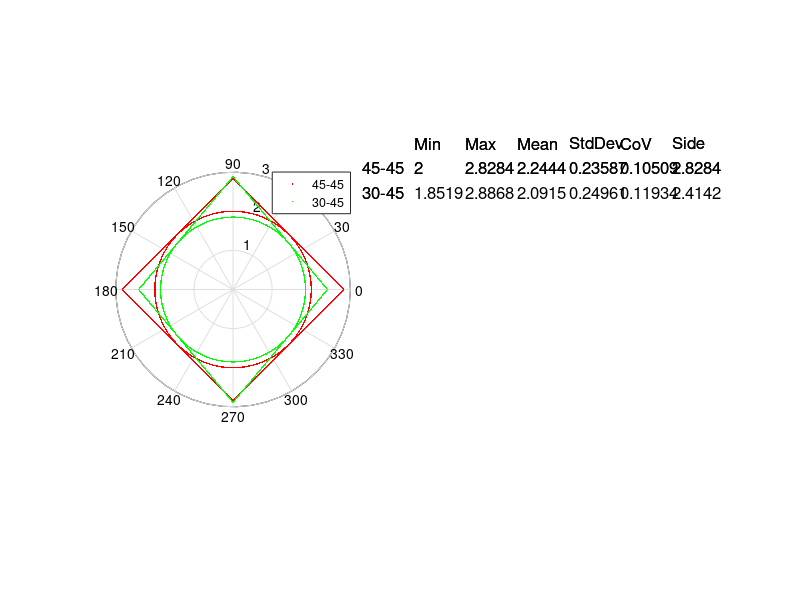

This chart was generated by the following MATLAB code:
clear
clc
close all

%% Notes
% 90deg on the plot is "forward"
% wheelConfig should be entered in degrees
%   Angles measured from the axis running left-to-right


%% User Configurable Parameters

wheelConfig = [ % Front/Rear Wheel Angles
  [45 45];
  [30 45];
]

sampleCount = 1e5;


%% Calculation Steps

function output = fourWheelRefConvert(frontAngle,rearAngle)
  # convert the front/rear wheel angle from horizontal to [0,360) with 0deg=fwd
  output = [90-frontAngle 90+rearAngle 270-rearAngle 270+frontAngle];
end

wheelAngleDeg = {};
legendLabel = [];
stats = [];

for i=1:size(wheelConfig,1)
  wheelAngleDeg = [
    wheelAngleDeg;
    {fourWheelRefConvert(wheelConfig(i,1),wheelConfig(i,2))}
  ];
  legendLabel = [legendLabel;{[num2str(wheelConfig(i,1)) '-' num2str(wheelConfig(i,2))]}];
end
wheelAngleDeg

# Convert wheel angles to radians
wheelAngleRad = cellfun(@(deg) deg2rad(deg),wheelAngleDeg,'un',0);

plotStyle = {'.r' '.g' '.b' '.r' '.g' '.b'};
plotTableLabels = {'Min','Max','Mean','StdDev','CoV','Side'};

# Robot-level Vectors
theta = deg2rad(linspace(0,360,sampleCount)); # robot heading
robotVelocity = [cos(theta);sin(theta);zeros(1,sampleCount)];

# Iterate over each wheel config
for i=1:length(wheelAngleDeg)
  phi = wheelAngleRad{i}; # load wheel config
  psi = [
    theta - phi(1) - pi/2;
    theta - phi(2) - pi/2;
    theta - phi(3) - pi/2;
    theta - phi(4) - pi/2;
  ];

  # Fwd/Inv kinematic model
  fkArr = [-sin(phi);cos(phi);ones(1,length(wheelAngleDeg{i}))];
  ikArr = pinv(fkArr);

  # Calculate individual wheel velocities based on robot velocity vector
  wheelVelocities = ikArr*robotVelocity;

  scaledWheelVelocities = wheelVelocities ./ max(abs(wheelVelocities),[],1);
  maxRobotVelocity = fkArr*scaledWheelVelocities;
  maxRobotVelocity_angle = atan2(maxRobotVelocity(2,:),maxRobotVelocity(1,:));
  maxRobotVelocity_magnitude = sqrt(maxRobotVelocity(1,:).^2+maxRobotVelocity(2,:).^2);

  usefulWheelPower = [
    scaledWheelVelocities(1)*cos(psi(1,:));
    scaledWheelVelocities(2)*cos(psi(2,:));
    scaledWheelVelocities(3)*cos(psi(3,:));
    scaledWheelVelocities(4)*cos(psi(4,:));
  ];
  usefulWheelPower = abs(usefulWheelPower);

  scaledWheelVelocities = abs(scaledWheelVelocities);
  maxScaledwheelVelocity = max(scaledWheelVelocities);
  stdScaledwheelVelocity = std(scaledWheelVelocities);
  covScaledwheelVelocity = std(scaledWheelVelocities)/mean(scaledWheelVelocities);
  rangeScaledwheelVelocity = max(scaledWheelVelocities) - min(scaledWheelVelocities);
  [~, idx_side] = min(abs(maxRobotVelocity_angle - pi/2));
  maxRobotVelocity_magnitude_side = maxRobotVelocity_magnitude(idx_side);
  stats = [
    stats;
    min(maxRobotVelocity_magnitude) max(maxRobotVelocity_magnitude) mean(maxRobotVelocity_magnitude) std(maxRobotVelocity_magnitude) std(maxRobotVelocity_magnitude)/mean(maxRobotVelocity_magnitude) maxRobotVelocity_magnitude_side
  ];

  subplot(1,2,1);
  if(i == 1)
    hold off
  else
    hold on
  end
  # Plot with the Forward direction = 90deg
  polar(
    [maxRobotVelocity_angle+pi/2 maxRobotVelocity_angle+pi/2],
    [maxRobotVelocity_magnitude repmat(min(maxRobotVelocity_magnitude),1,sampleCount)],
    plotStyle{i}
  );

  subplot(1,2,2);
  axis off;
  if(i == 1)
    hold off
  else
    hold on
  end
  [r_stats, c_stats] = size(stats);
  for c = 1:c_stats
      text(0.2*c-0.4, 0.8, plotTableLabels{c}, "fontsize", 12);
      for r = 1:r_stats
          text(0.2*c-0.4, 0.8-r*0.05, num2str(stats(r,c)), "fontsize", 12);
      end
  end
  for i = 1:length(legendLabel)
    text(-0.4, 0.8-i*0.05, legendLabel{i}, "fontsize", 12);
  end

end

subplot(1,2,1);
legend(legendLabel);
set(findobj(gca, 'Type', 'Line'), 'MarkerSize', 3)

display('Min         Max         Mean       StdDev      CoV          Side');
display(num2str(stats));
